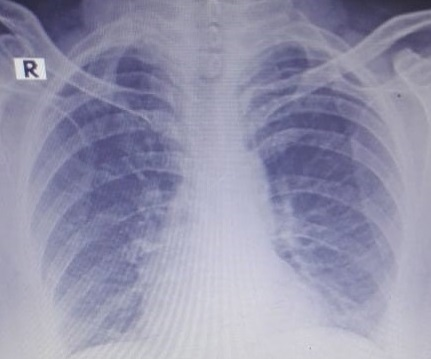
#> input picture docs/sample_report/cxr_original.jpeg, 431 x 359 px; the run also reads 1 picture not shown here
$ python generate_case_figures.py
#> lines starting #> are read from the running program, lines starting #| are printed output that depends on the picture
#!/usr/bin/env python3
"""
Generate case-specific figures for Pneumothorax (agreement) and
Disagreement (Audio→Pneumonia vs CXR/CT→COVID-19) case reports.

Usage:
  python generate_case_figures.py --case pneumothorax
  python generate_case_figures.py --case disagreement
  python generate_case_figures.py                        # both
"""
from __future__ import annotations

import argparse
from pathlib import Path

import numpy as np

try:
    from PIL import Image, ImageDraw
except ImportError:
    raise ImportError("Pillow is required: pip install Pillow")

try:
    import matplotlib
    matplotlib.use("Agg")
    import matplotlib.pyplot as plt
    import matplotlib.patches as mpatches
    import matplotlib.gridspec as gridspec
except ImportError:
    raise ImportError("matplotlib is required: pip install matplotlib")


# ──────────────────────────────────────────────────────────────
# Style (shared with generate_figures.py)
# ──────────────────────────────────────────────────────────────
C = {
    "navy":      "#1B2838",
    "red":       "#E63946",
    "blue":      "#457B9D",
    "teal":      "#2A9D8F",
    "gold":      "#E9C46A",
    "light_bg":  "#F0F2F5",
    "bar_bg":    "#E0E4E8",
    "text":      "#1B2838",
    "muted":     "#7B8794",
    "grid":      "#D5D8DC",
    "green":     "#27AE60",
    "purple":    "#8E44AD",
    "orange":    "#E67E22",
}

def _style():
    plt.rcParams.update({
        "font.family": "sans-serif",
        "font.sans-serif": ["Helvetica", "Arial", "DejaVu Sans"],
        "font.size": 13,
        "axes.titlesize": 18,
        "axes.titleweight": "bold",
        "axes.spines.top": False,
        "axes.spines.right": False,
        "figure.facecolor": "white",
        "figure.dpi": 150,
        "savefig.dpi": 200,
        "savefig.bbox": "tight",
        "savefig.pad_inches": 0.4,
    })

_style()


# ──────────────────────────────────────────────────────────────
# Gauge bar (shared logic)
# ──────────────────────────────────────────────────────────────
def _gauge(ax, y, label, value, vmin, vmax, threshold=None,
           thresh_label=None, unit="", interpretation="", bar_color=None):
    BAR_W = 0.70
    fill = np.clip((value - vmin) / (vmax - vmin), 0, 1) * BAR_W
    if bar_color is None:
        bar_color = C["teal"]

    bar_h = 0.55
    ax.barh(y, BAR_W, height=bar_h, color=C["bar_bg"], edgecolor="none", zorder=1)
    ax.barh(y, fill, height=bar_h, color=bar_color, edgecolor="none", zorder=2, alpha=0.88)

    if threshold is not None:
        tx = np.clip((threshold - vmin) / (vmax - vmin), 0, 1) * BAR_W
        ax.plot([tx, tx], [y - 0.35, y + 0.35],
                color=C["navy"], linewidth=3, zorder=3, solid_capstyle="round")
        if thresh_label:
            ax.text(tx, y + 0.42, thresh_label, ha="center", va="bottom",
                    fontsize=12, color=C["muted"], fontweight="bold")

    ax.text(-0.02, y, label, ha="right", va="center", fontsize=15,
            fontweight="bold", color=C["text"],
            transform=ax.get_yaxis_transform())
    vx = fill + 0.02
    ax.text(vx, y, f"{value}{unit}", ha="left", va="center",
            fontsize=15, fontweight="bold", color=C["text"])

    if interpretation:
        ax.text(BAR_W + 0.08, y, interpretation, ha="left", va="center",
                fontsize=15, color=C["text"], fontweight="bold")


def _setup_gauge_panel(ax, n_gauges, title):
    ax.set_xlim(0, 1.25)
    ax.set_ylim(-1.0, n_gauges * 1.3 + 0.5)
    ax.axis("off")
    ax.set_title(title, fontsize=18, fontweight="bold", pad=15, color=C["navy"])


# ──────────────────────────────────────────────────────────────
# Shared image paths (reuse real images from COVID case)
# ──────────────────────────────────────────────────────────────
SHARED_DIR = Path("docs/sample_report")
SHARED_CXR = SHARED_DIR / "cxr_original.jpeg"
SHARED_SPEC = SHARED_DIR / "spectrogram.png"


# ══════════════════════════════════════════════════════════════
# PNEUMOTHORAX CASE FIGURES
# ══════════════════════════════════════════════════════════════
def ptx_fig1_cxr(cxr_path: Path, out: Path):
    """CXR dashboard for pneumothorax case."""
    img = Image.open(cxr_path).convert("RGB")
#> img is the input picture: PIL image 431x359 RGB; mean R, G, B 148.2, 147.4, 172.1
    w, h = img.size

    fig = plt.figure(figsize=(20, 9))
    gs = gridspec.GridSpec(1, 2, width_ratios=[1, 1], wspace=0.35)

    # LEFT: CXR with annotations
    ax = fig.add_subplot(gs[0])
    ax.imshow(img)
    ax.axis("off")
    ax.set_title("Chest X-Ray  —  Pneumothorax Evaluation", fontsize=18, pad=12)

    # Hyperlucent zone annotation (right lung)
    rect = mpatches.Rectangle((w * 0.55, h * 0.15), w * 0.35, h * 0.65,
                                fill=False, edgecolor=C["red"],
                                linewidth=3, linestyle="--")
    ax.add_patch(rect)
    ax.text(w * 0.72, h * 0.12, "Hyperlucent\nzone", ha="center",
            fontsize=14, fontweight="bold", color="white",
            bbox=dict(boxstyle="round,pad=0.3", facecolor=C["red"],
                      alpha=0.85, edgecolor="none"))

    # Normal lung annotation
    ax.text(w * 0.30, h * 0.12, "Normal\nlung markings", ha="center",
            fontsize=12, fontweight="bold", color="white",
            bbox=dict(boxstyle="round,pad=0.3", facecolor=C["green"],
                      alpha=0.75, edgecolor="none"))

    # RIGHT: Gauges
    ax_bar = fig.add_subplot(gs[1])
    _setup_gauge_panel(ax_bar, 5, "CXR Feature Gauges")

    gauges = [
        (5.6, "Opacity",          0.18, 0, 1.0, 0.40, "<0.40",  "",  "Hyper-lucent field"),
        (4.3, "Asymmetry",        0.87, 0, 1.0, 0.70, ">0.70",  "",  "Unilateral difference"),
        (3.0, "Lung Marking",     0.15, 0, 1.0, 0.30, "<0.30",  "",  "Absent peripheral marks"),
        (1.7, "Med. Shift",       0.62, 0, 1.0, 0.50, ">0.50",  "",  "Contralateral shift"),
        (0.4, "Pleural Line",     0.78, 0, 1.0, 0.60, ">0.60",  "",  "Visceral pleura visible"),
    ]
    for y, lbl, val, mn, mx, thr, tl, u, interp in gauges:
        _gauge(ax_bar, y, lbl, val, mn, mx, thr, tl, u, interp)

    ax_bar.text(0.5, -0.6, "Pneumothorax  (score: 0.93)",
                ha="center", fontsize=17, fontweight="bold", color=C["red"],
                bbox=dict(boxstyle="round,pad=0.5", facecolor="#FFF0F0",
                          edgecolor=C["red"], linewidth=2.5),
                transform=ax_bar.transData)

    fig.suptitle("Figure 1  —  CXR Agent: Pneumothorax Feature Analysis",
                 fontsize=22, fontweight="bold", y=1.02, color=C["navy"])
    fig.savefig(out, facecolor="white")
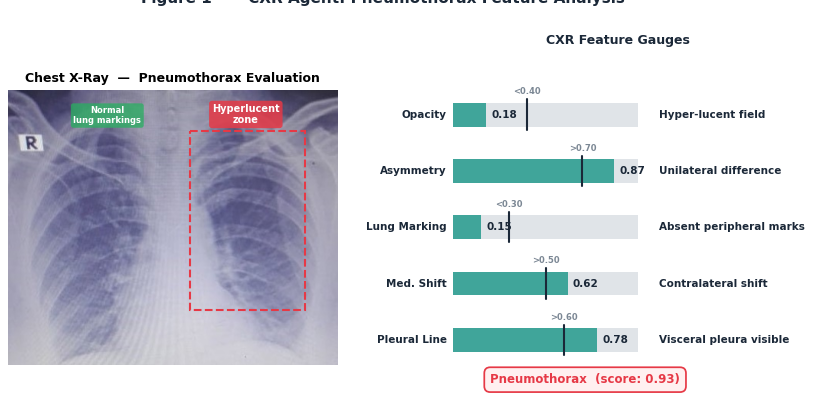
#> figure drawn by matplotlib, 2 panels
    plt.close(fig)
    print(f"  [OK] PTX Fig 1 -> {out}")


def ptx_fig2_audio(spec_path: Path, out: Path):
    """Audio dashboard for pneumothorax — 'silent chest' pattern."""
    spec_img = Image.open(spec_path).convert("RGB")
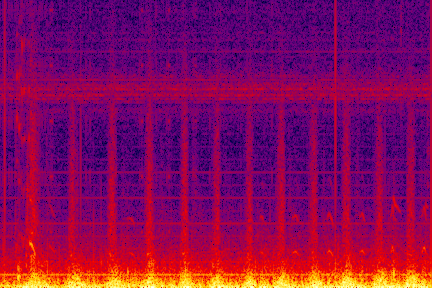
#> input picture docs/sample_report/spectrogram.png, 432 x 288 px
#> spec_img is the input picture: PIL image 432x288 RGB; mean R, G, B 134.4, 9.4, 89.5
    spec = np.array(spec_img)

    fig = plt.figure(figsize=(20, 9))
    gs = gridspec.GridSpec(1, 2, width_ratios=[1, 1], wspace=0.35)

    ax = fig.add_subplot(gs[0])
    ax.imshow(spec, aspect="auto")
    ax.axis("off")
    ax.set_title("Breath Spectrogram  —  'Silent Chest' Pattern", fontsize=18, pad=12)

    # Annotations
    ax.text(128, spec.shape[0] * 0.85, "HF band: near silent",
            ha="center", fontsize=14, fontweight="bold", color="white",
            bbox=dict(boxstyle="round,pad=0.3", facecolor=C["red"],
                      alpha=0.85, edgecolor="none"))
    ax.text(128, spec.shape[0] * 0.3, "LF: diminished sounds",
            ha="center", fontsize=14, fontweight="bold", color="white",
            bbox=dict(boxstyle="round,pad=0.3", facecolor=C["orange"],
                      alpha=0.85, edgecolor="none"))

    # RIGHT: Gauges
    ax_bar = fig.add_subplot(gs[1])
    _setup_gauge_panel(ax_bar, 5, "Audio Feature Gauges")
#> (the rest of the program and of its run is left out)
